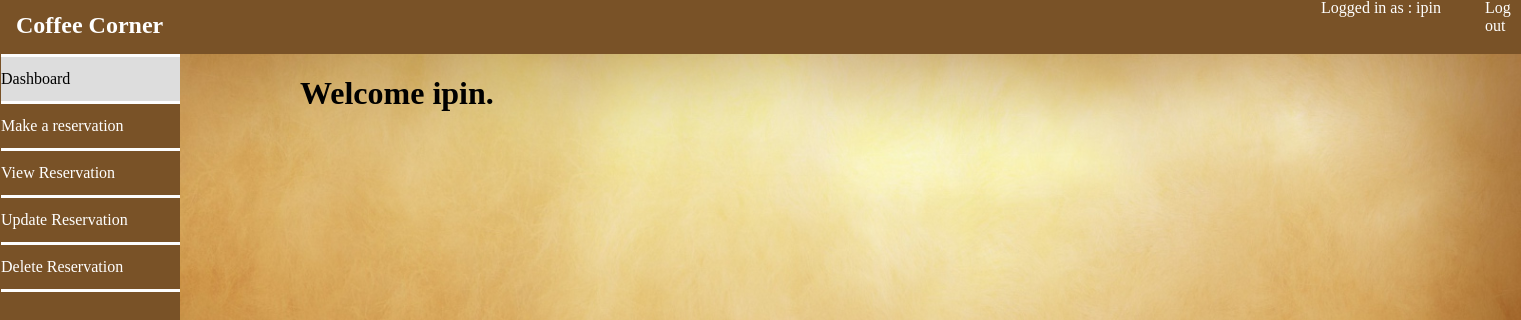
The app's page /user_dashboard.php (signed in), older data.
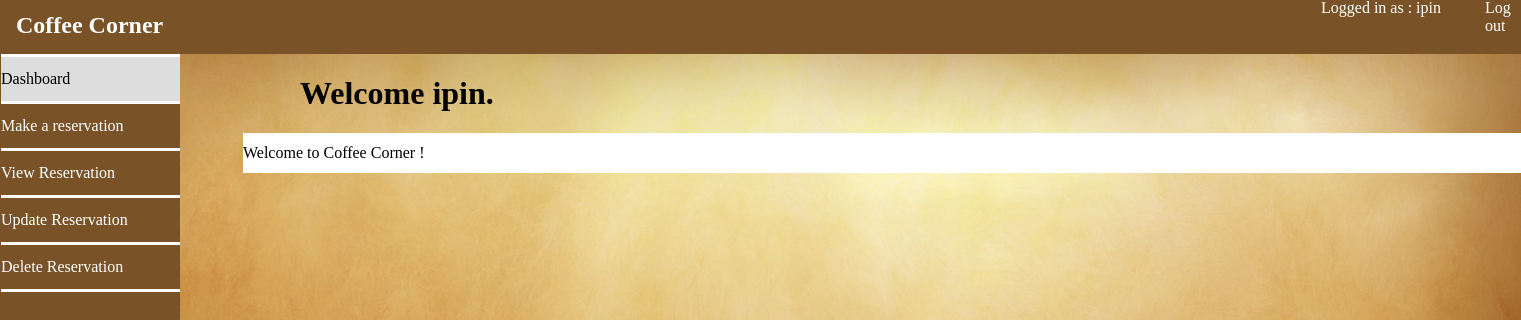
The same page, newer data.
### tables this page shows
CREATE TABLE `notification` (
  `noti_id` int(11) NOT NULL,
  `noti_text` text NOT NULL
);

### user_dashboard.php (the view, shortened to what this page needs)
<?php
	if(session_id()=='' || isset($_SESSION['username']))
	{
  		$dbhost = "localhost";
		$dbuser = "root";
  		$dbpass = "1234";
  		$dbname = "coffeecorner";
  		$connection = mysqli_connect($dbhost, $dbuser, $dbpass, $dbname);
?>
<!doctype html>
<html>
<head>
<link href="user_dash.css?v=random number/string" rel="stylesheet" type="text/css">
</head>
<body class="ggwp">
	<h2 class="h2">Coffee Corner</h2>
<nav class="navbar">
  <ul class="ul">
	  <li class="dashboard"><a class="dashtext" href="user_dashboard.php">Dashboard</a></li>
	  <li class="add"><a class="add2" href="user_addreservation.php">Make a reservation</a></li>
	  <li class="view"><a class="view2" href="user_view.php">View Reservation</a></li>
	  <li class="update"><a class="update2" href="user_update.php">Update Reservation</a></li>
	  <li class="delete"><a class="delete2" href="user_delete.php">Delete Reservation</a></li>
	  <li class="border-bottom"><a></a></li>
  </ul>
</nav>
<div>
	<h1 class="h3">Welcome <?php echo $_SESSION['username']. "."; ?></h1>
</div>
	<p class="credential">Logged in as : <?php echo $_SESSION['username']; ?></p>
	<a class="button_logout" href="logout.php" name="logout">Log out</a>
<div>
	<?php
	  	$sql = "SELECT * FROM notification WHERE noti_id = '1'";
	  	$result = mysqli_query($connection, $sql);
		while($row = mysqli_fetch_array($result))
		{
	?>
	<marquee class="marque" bgcolor="##FFFFFF"><?php echo $row['noti_text']; ?></marquee>
	<?php } ?>
</div>
</body>
<?php
 }
 else
 {
	header("location: login.php");
 }
?>
</html>

Row changes from the older to the newer data that the page shows:
added notification: noti_text "Welcome to Coffee Corner !"
